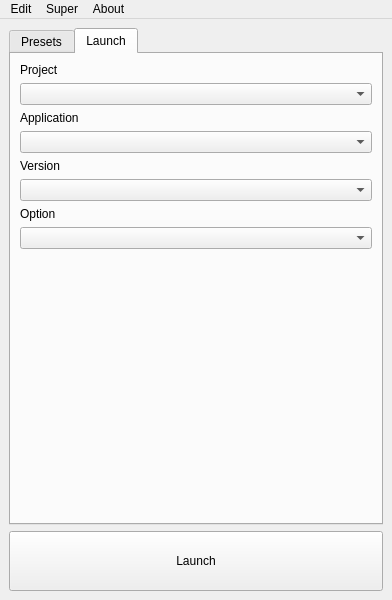
<?xml version="1.0" encoding="UTF-8"?>
<ui version="4.0">
 <class>MainWindow</class>
 <widget class="QMainWindow" name="MainWindow">
  <property name="geometry">
   <rect>
    <x>0</x>
    <y>0</y>
    <width>392</width>
    <height>600</height>
   </rect>
  </property>
  <property name="windowTitle">
   <string>MainWindow</string>
  </property>
  <widget class="QWidget" name="centralwidget">
   <layout class="QHBoxLayout" name="horizontalLayout">
    <item>
     <layout class="QVBoxLayout" name="verticalLayout">
      <item>
       <widget class="QTabWidget" name="tabWidget">
        <property name="currentIndex">
         <number>1</number>
        </property>
        <widget class="QWidget" name="presets">
         <attribute name="title">
          <string>Presets</string>
         </attribute>
        </widget>
        <widget class="QWidget" name="launch">
         <attribute name="title">
          <string>Launch</string>
         </attribute>
         <layout class="QVBoxLayout" name="verticalLayout_7">
          <item>
           <layout class="QVBoxLayout" name="verticalLayout_6">
            <item>
             <layout class="QVBoxLayout" name="verticalLayout_2">
              <item>
               <widget class="QLabel" name="label">
                <property name="text">
                 <string>Project</string>
                </property>
               </widget>
              </item>
              <item>
               <widget class="QComboBox" name="comboBox"/>
              </item>
             </layout>
            </item>
            <item>
             <layout class="QVBoxLayout" name="verticalLayout_3">
              <item>
               <widget class="QLabel" name="label_2">
                <property name="text">
                 <string>Application</string>
                </property>
               </widget>
              </item>
              <item>
               <widget class="QComboBox" name="comboBox_2"/>
              </item>
             </layout>
            </item>
            <item>
             <layout class="QVBoxLayout" name="verticalLayout_4">
              <item>
               <widget class="QLabel" name="label_3">
                <property name="text">
                 <string>Version</string>
                </property>
               </widget>
              </item>
              <item>
               <widget class="QComboBox" name="comboBox_3"/>
              </item>
             </layout>
            </item>
            <item>
             <layout class="QVBoxLayout" name="verticalLayout_5">
              <item>
               <widget class="QLabel" name="label_4">
                <property name="text">
                 <string>Option</string>
                </property>
               </widget>
              </item>
              <item>
               <widget class="QComboBox" name="comboBox_4"/>
              </item>
             </layout>
            </item>
           </layout>
          </item>
          <item>
           <spacer name="verticalSpacer">
            <property name="orientation">
             <enum>Qt::Vertical</enum>
            </property>
            <property name="sizeHint" stdset="0">
             <size>
              <width>20</width>
              <height>40</height>
             </size>
            </property>
           </spacer>
          </item>
         </layout>
        </widget>
       </widget>
      </item>
      <item>
       <widget class="QPushButton" name="pushButton">
        <property name="minimumSize">
         <size>
          <width>0</width>
          <height>60</height>
         </size>
        </property>
        <property name="text">
         <string>Launch</string>
        </property>
       </widget>
      </item>
     </layout>
    </item>
   </layout>
  </widget>
  <widget class="QMenuBar" name="menubar">
   <property name="geometry">
    <rect>
     <x>0</x>
     <y>0</y>
     <width>392</width>
     <height>23</height>
    </rect>
   </property>
   <widget class="QMenu" name="menuFIle">
    <property name="title">
     <string>Edit</string>
    </property>
    <addaction name="actionPreferences"/>
   </widget>
   <widget class="QMenu" name="menuAbout">
    <property name="title">
     <string>About</string>
    </property>
    <addaction name="actionAbout_Saya"/>
    <addaction name="separator"/>
    <addaction name="actionSaya_on_GitHub"/>
   </widget>
   <widget class="QMenu" name="menuSuper">
    <property name="title">
     <string>Super</string>
    </property>
    <addaction name="actionEdit_Software"/>
   </widget>
   <addaction name="menuFIle"/>
   <addaction name="menuSuper"/>
   <addaction name="menuAbout"/>
  </widget>
  <action name="actionAbout_Saya">
   <property name="text">
    <string>About Saya</string>
   </property>
  </action>
  <action name="actionSaya_on_GitHub">
   <property name="text">
    <string>Saya on GitHub</string>
   </property>
  </action>
  <action name="actionEdit_Software">
   <property name="text">
    <string>Edit Launch Items</string>
   </property>
  </action>
  <action name="actionPreferences">
   <property name="text">
    <string>Preferences</string>
   </property>
  </action>
 </widget>
 <resources/>
 <connections/>
</ui>
